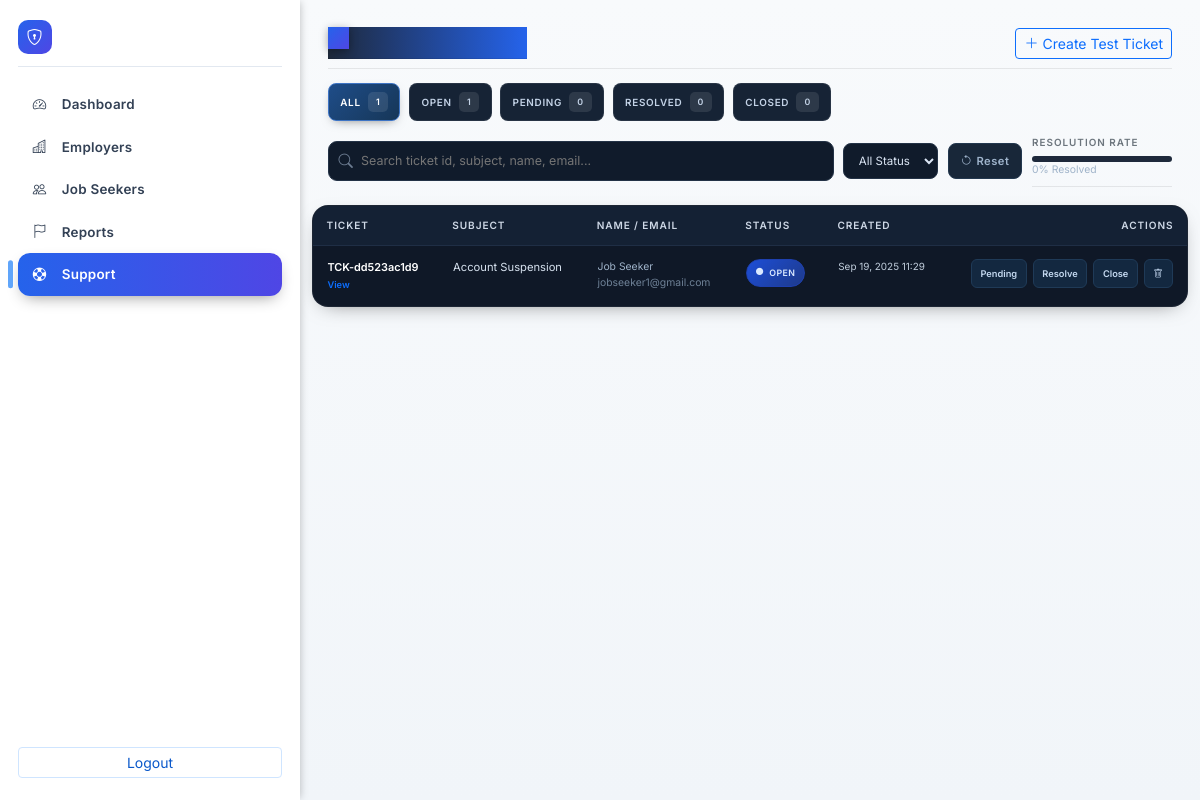
The app's page /public/admin_support_tickets.php (signed in), older data.
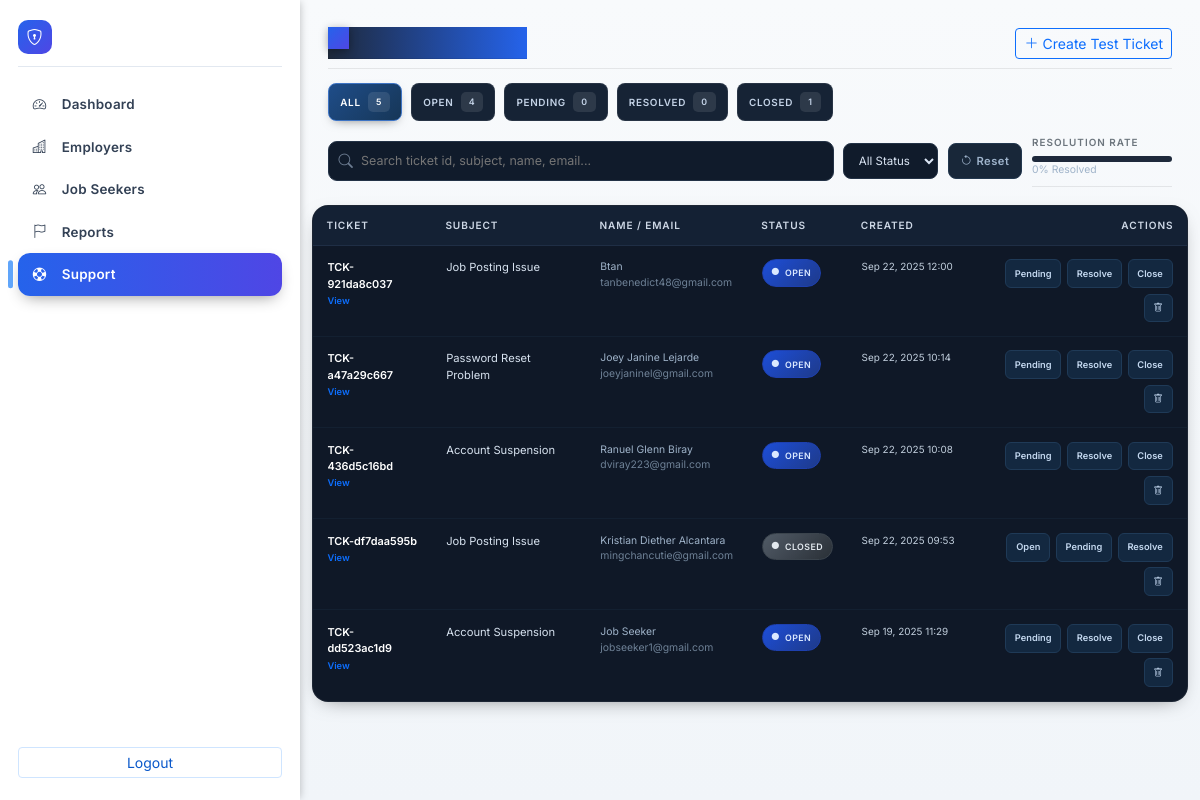
The same page, newer data.
### tables this page shows
CREATE TABLE `support_tickets` (
  `ticket_id` varchar(40) NOT NULL,
  `user_id` varchar(40) DEFAULT NULL,
  `name` varchar(150) NOT NULL,
  `email` varchar(190) NOT NULL,
  `subject` varchar(150) NOT NULL,
  `message` text NOT NULL,
  `status` enum('Open','Pending','Resolved','Closed') NOT NULL DEFAULT 'Open',
  `created_at` timestamp NOT NULL DEFAULT current_timestamp(),
  `updated_at` timestamp NULL DEFAULT NULL
);

### classes/SupportTicket.php (called while the page is built, shortened)
<?php
class SupportTicket
{
    public static function list(array $opts = []): array {
        $pdo = Database::getConnection();
        $status = $opts['status'] ?? null;
        $search = trim($opts['search'] ?? '');
        $params = [];
        $where = [];
        $sql = "SELECT t.ticket_id, t.user_id, t.name, t.email, t.subject, t.message, t.status,
                       t.created_at, t.updated_at,
                       u.role AS user_role
                FROM support_tickets t
                LEFT JOIN users u ON u.user_id = t.user_id";
        $sql .= ' ORDER BY t.created_at DESC LIMIT 200';
        $stmt = $pdo->prepare($sql);
        $stmt->execute($params);
        return $stmt->fetchAll();
    }
}

### public/admin_support_tickets.php (the view, shortened to what this page needs)
<?php
require_once '../classes/SupportTicket.php';
$statusFilter=$_GET['status']??''; $search=$_GET['q']??''; $viewId=$_GET['view']??'';
$tickets=SupportTicket::list(['status'=>$statusFilter?:null,'search'=>$search]);
$counts=['total'=>0,'Open'=>0,'Pending'=>0,'Resolved'=>0,'Closed'=>0];
foreach($tickets as $t){ $counts['total']++; $s=$t['status']; if(isset($counts[$s])) $counts[$s]++; }
$resolvedPct=$counts['total']?round(($counts['Resolved']/$counts['total'])*100,1):0;
include '../includes/header.php';
?>
<div class="admin-layout">
  <?php include '../includes/admin_sidebar.php'; ?>
  <div class="admin-main">
    <div class="tickets-topbar fade-in">
      <div class="d-flex justify-content-between align-items-center flex-wrap gap-2">
        <h2 class="h6 fw-semibold mb-0 d-flex align-items-center" style="letter-spacing:.5px"><i class="bi bi-life-preserver me-2"></i>Support Tickets</h2>
        <a href="support_contact.php" class="btn btn-sm btn-outline-primary"><i class="bi bi-plus-lg me-1"></i>Create Test Ticket</a>
      </div>
      <div class="t-chips" id="ticketChips">
        <div class="t-chip active" data-filter="">All <span class="count"><?= $counts['total']; ?></span></div>
        <div class="t-chip" data-filter="Open">Open <span class="count"><?= $counts['Open']; ?></span></div>
        <div class="t-chip" data-filter="Pending">Pending <span class="count"><?= $counts['Pending']; ?></span></div>
        <div class="t-chip" data-filter="Resolved">Resolved <span class="count"><?= $counts['Resolved']; ?></span></div>
        <div class="t-chip" data-filter="Closed">Closed <span class="count"><?= $counts['Closed']; ?></span></div>
      </div>
      <div class="t-filters">
        <div class="search-box"><i class="bi bi-search"></i><input type="text" id="ticketSearch" placeholder="Search ticket id, subject, name, email..."></div>
        <select id="ticketStatusSelect">
          <option value="">All Status</option>
        </select>
        <button type="button" class="reset-btn" id="ticketReset"><i class="bi bi-arrow-counterclockwise me-1"></i>Reset</button>
        <div class="ms-auto small text-secondary d-flex flex-column" style="min-width:140px">
          <span class="fw-semibold" style="font-size:.62rem;letter-spacing:.1em;text-transform:uppercase">Resolution Rate</span>
          <div class="resolution-bar"><span style="width:<?= $resolvedPct; ?>%"></span></div>
          <span style="font-size:.65rem;color:#9fb3c9"><?= $resolvedPct; ?>% Resolved</span>
        </div>
      </div>
    </div>
    <div class="tickets-wrapper fade-in" id="ticketsWrapper">
      <table class="tickets-table" id="ticketsTable">
        <thead>
          <tr>
            <th data-sort="ticket">Ticket</th>
            <th data-sort="subject">Subject</th>
            <th data-sort="name">Name / Email</th>
            <th data-sort="status">Status</th>
            <th data-sort="created">Created</th>
            <th style="text-align:right">Actions</th>
          </tr>
        </thead>
        <tbody>
          <?php foreach ($tickets as $t): $st=$t['status']; ?>
            <tr data-status="<?= htmlspecialchars($st); ?>">
              <td style="font-size:.68rem;font-weight:600;color:#fff">
                <?= htmlspecialchars($t['ticket_id']); ?><br>
                <a class="text-decoration-none" style="font-size:.58rem" href="admin_support_tickets.php?view=<?= urlencode($t['ticket_id']); ?>">View</a>
              </td>
              <td style="font-size:.7rem;color:#d7e2ef"><?= htmlspecialchars(mb_strimwidth($t['subject'],0,70,'…')); ?></td>
              <td style="font-size:.65rem;color:#9fb3c9">
                <?= htmlspecialchars($t['name']); ?><br>
                <span style="color:#6e8196"><?= htmlspecialchars($t['email']); ?></span>
              </td>
              <td><span class="status-pill st-<?= htmlspecialchars($st); ?>"><i class="bi bi-circle-fill" style="font-size:.45rem"></i><?= htmlspecialchars($st); ?></span></td>
              <td style="font-size:.62rem;color:#c2cfdd;white-space:nowrap"><?= htmlspecialchars(date('M d, Y H:i', strtotime($t['created_at']))); ?></td>
              <td class="actions" style="text-align:right">
                <div class="ticket-actions" style="display:flex;gap:.35rem;flex-wrap:wrap;justify-content:flex-end">
                  <?php if($st!=='Open'): ?><a class="action-btn" href="?action=open&ticket_id=<?= urlencode($t['ticket_id']); ?>">Open</a><?php endif; ?>
                  <?php if($st!=='Pending'): ?><a class="action-btn" href="?action=pending&ticket_id=<?= urlencode($t['ticket_id']); ?>">Pending</a><?php endif; ?>
                  <?php if($st!=='Resolved'): ?><a class="action-btn" href="?action=resolved&ticket_id=<?= urlencode($t['ticket_id']); ?>">Resolve</a><?php endif; ?>
                  <?php if($st!=='Closed'): ?><a class="action-btn" href="?action=closed&ticket_id=<?= urlencode($t['ticket_id']); ?>">Close</a><?php endif; ?>
                  <a class="action-btn" data-confirm-title="Delete Ticket" data-confirm="Delete this support ticket?" data-confirm-yes="Delete" data-confirm-no="Cancel" href="?action=delete&ticket_id=<?= urlencode($t['ticket_id']); ?>"><i class="bi bi-trash"></i></a>
                </div>
              </td>
            </tr>
          <?php endforeach; ?>
        </tbody>
      </table>
    </div>
  </div>
</div>
<?php include '../includes/footer.php'; ?>

### includes/header.php (shortened to what this page needs)
<!doctype html>
<html lang="en" data-bs-theme="light">
<head>
<link href="https://cdn.jsdelivr.net/npm/bootstrap@5.3.3/dist/css/bootstrap.min.css" rel="stylesheet">
<link href="https://cdn.jsdelivr.net/npm/bootstrap-icons@1.11.3/font/bootstrap-icons.min.css" rel="stylesheet">
<?php $BASE = rtrim(BASE_URL, '/'); ?>
<link href="<?php echo $BASE; ?>/public/assets/styles.css?v=20250926b" rel="stylesheet">
</head>
<body>
<div class="page-wrapper">
  <main class="flex-grow-1">

### includes/admin_sidebar.php (shortened to what this page needs)
<?php
if (!isset($currentPage)) $currentPage = basename($_SERVER['PHP_SELF']);
$adminNavItems = [
  ['file' => 'admin_dashboard.php', 'icon' => 'speedometer2', 'label' => 'Dashboard'],
  ['file' => 'admin_employers.php', 'icon' => 'buildings', 'label' => 'Employers'],
  ['file' => 'admin_job_seekers.php', 'icon' => 'people', 'label' => 'Job Seekers'],
  ['file' => 'admin_reports.php', 'icon' => 'flag', 'label' => 'Reports'],
  ['file' => 'admin_support_tickets.php', 'icon' => 'life-preserver', 'label' => 'Support'],
];
?>
<aside class="admin-sidebar" id="adminSidebar" aria-label="Admin navigation">
  <div class="admin-sidebar-inner">
    <div class="admin-brand d-flex align-items-center mb-3">
      <span class="admin-brand-icon me-2"><i class="bi bi-shield-lock"></i></span>
      <span class="fw-semibold small">Admin Panel</span>
    </div>
    <nav class="admin-nav flex-grow-1">
      <ul class="list-unstyled m-0 p-0">
        <?php foreach ($adminNavItems as $item):
          $active = ($currentPage === $item['file']);
        ?>
          <li>
            <a href="<?php echo $item['file']; ?>" class="admin-nav-link <?php echo $active?'active':''; ?>" aria-current="<?php echo $active?'page':'false'; ?>">
              <i class="bi bi-<?php echo $item['icon']; ?> me-2"></i>
              <span><?php echo htmlspecialchars($item['label']); ?></span>
            </a>
          </li>
        <?php endforeach; ?>
      </ul>
    </nav>
    <div class="mt-4 small text-center text-muted">
      <a href="logout.php" class="btn btn-sm btn-outline-light w-100" data-confirm-title="Log out" data-confirm="Are you sure you want to log out?" data-confirm-yes="Yes, log out" data-confirm-no="Cancel">Logout</a>
    </div>
  </div>
</aside>

### includes/footer.php (shortened to what this page needs)
    </main>
</div>
</body>
</html>

### public/assets/styles.css (style rules this page uses)
:root { --primary-blue: #0d6efd; --primary-purple: #6610f2; --accent-yellow: #ffc107; --neutral-light: #f8f9fa; --neutral-white: #ffffff; --text-dark: #212529; --text-body: #495057; --success-green: #198754; --warning-orange: #fd7e14; --brand-blue: var(--primary-blue); --brand-blue-600: #0b5ed7; --brand-blue-700: #0a58ca; --brand-yellow: var(--accent-yellow); --brand-yellow-600: #e0a800; --brand-black: var(--text-dark); --brand-shadow: 0 .5rem 1rem rgba(17,24,39,.08); --surface-radius: 16px; --surface: var(--neutral-white); --border-subtle: #e6eef7; --ink-muted: #4b5563; --nav-pill-hover: #eef6ff; --nav-bg: var(--neutral-white, #ffffff); --nav-text: var(--text-dark, #212529); --nav-text-muted: var(--text-body, #495057); --nav-border: var(--neutral-light, #e9edf3); --nav-accent: var(--primary-blue, var(--brand-blue)); --nav-grad-start: var(--primary-blue, var(--brand-blue-600)); --nav-grad-end: var(--primary-purple, var(--brand-blue-700)); --bs-primary: var(--brand-blue); --bs-primary-rgb: 13,110,253; --bs-body-color: var(--brand-black); --bs-body-bg: #f7fbff; --bs-link-color: var(--brand-blue); --bs-link-hover-color: var(--brand-blue-600); --bs-border-color: #e6eef7; }
* { box-sizing: border-box; }
body { font-family: 'Inter', system-ui, -apple-system, Segoe UI, Roboto, Arial, sans-serif; color: var(--brand-black); }
html { scroll-behavior:smooth; }
.btn-outline-light { --bs-btn-color: var(--brand-blue-700); --bs-btn-border-color: #cfe5ff; --bs-btn-hover-color: #fff; --bs-btn-hover-bg: var(--brand-blue); --bs-btn-hover-border-color: var(--brand-blue); }
a { color: var(--brand-blue); }
html { scrollbar-width: thin; scrollbar-color: var(--primary-blue) var(--neutral-light); }

### includes/header.php (style rules this page uses)
.page-wrapper { min-height: 100vh; display: flex; flex-direction: column; }
main.flex-grow-1 { flex: 1 0 auto; padding-bottom: 1.25rem; }
body { font-family: 'Inter', system-ui, -apple-system, "Segoe UI", Roboto, Ubuntu, sans-serif; }
main.flex-grow-1 { padding-bottom: 0 !important; }
.admin-main { padding-bottom: 1.25rem !important; }
.admin-layout { min-height: 100vh; }

### includes/admin_sidebar.php (style rules this page uses)
:root { --admin-sidebar-width: 300px; --admin-sidebar-bg: #0f172a; --admin-sidebar-bg-alt: #1e293b; --admin-sidebar-border: #1e293b; --admin-sidebar-link: #d1d5db; --admin-sidebar-link-hover: #fff; --admin-sidebar-link-active-bg: linear-gradient(90deg,#2563eb,#4f46e5); --admin-sidebar-link-active: #fff; }
@media (prefers-color-scheme: light) { :root { --admin-sidebar-bg:#ffffff; --admin-sidebar-bg-alt:#f1f5f9; --admin-sidebar-border:#e2e8f0; --admin-sidebar-link:#334155; --admin-sidebar-link-hover:#1e293b; } }
.admin-layout { display:flex; align-items:stretch; }
.admin-sidebar { width:var(--admin-sidebar-width); background:var(--admin-sidebar-bg); color:#fff; min-height:calc(100vh - 0px); position:relative; z-index:1040; box-shadow:2px 0 8px -2px rgba(0,0,0,.25); }
.admin-sidebar-inner { padding:1.25rem 1.1rem 1.4rem; display:flex; flex-direction:column; height:100%; }
.admin-brand-icon { display:inline-flex; width:34px; height:34px; align-items:center; justify-content:center; background:linear-gradient(135deg,#2563eb,#4f46e5); border-radius:10px; font-size:1rem; color:#fff; }
.admin-nav-link { display:flex; align-items:center; gap:.45rem; padding:.7rem .95rem; border-radius:.75rem; font-size:.84rem; font-weight:600; text-decoration:none; color:var(--admin-sidebar-link); position:relative; letter-spacing:.25px; transition:background .15s,color .15s, box-shadow .15s; }
.admin-nav-link.active { background:var(--admin-sidebar-link-active-bg); color:var(--admin-sidebar-link-active); box-shadow:0 6px 16px -6px rgba(0,0,0,.45); }
.admin-nav-link.active::before { content:""; position:absolute; left:-10px; top:50%; translate:0 -50%; width:5px; height:65%; background:#60a5fa; border-radius:5px; box-shadow:0 0 0 1px rgba(255,255,255,.25); }
.admin-brand { padding-bottom:.75rem; margin-bottom:1rem; border-bottom:1px solid rgba(255,255,255,.08); }
@media (prefers-color-scheme: light) { .admin-brand { border-color: #e2e8f0; } }
.admin-main { flex:1; padding:1.7rem 1.75rem 2.75rem; background:linear-gradient(180deg,#f8fafc,#f1f5f9); min-height:100vh; }
.admin-sidebar { overflow-y:auto; }

Row changes from the older to the newer data that the page shows:
added support_tickets: ticket_id "TCK-921da8c037", subject "Job Posting Issue", name "Btan", email "tanbenedict48@gmail.com", status "OPEN", created_at "Sep 22, 2025 12:00"
added support_tickets: ticket_id "TCK-a47a29c667", subject "Password Reset Problem", name "Joey Janine Lejarde", email "joeyjaninel@gmail.com", status "OPEN", created_at "Sep 22, 2025 10:14"
added support_tickets: ticket_id "TCK-436d5c16bd", subject "Account Suspension", name "Ranuel Glenn Biray", email "dviray223@gmail.com", status "OPEN", created_at "Sep 22, 2025 10:08"
added support_tickets: ticket_id "TCK-df7daa595b", subject "Job Posting Issue", name "Kristian Diether Alcantara", email "mingchancutie@gmail.com", status "CLOSED", created_at "Sep 22, 2025 09:53"
Text that changed along with them:
$counts['total']: "1" → "5"
$counts['Open']: "1" → "4"
$counts['Closed']: "0" → "1"
